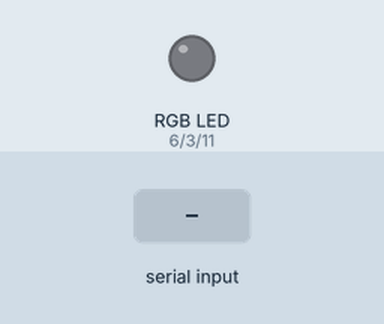
Bench run of a sketch on a simulated Arduino Uno, built with avr-gcc and run on an emulated ATmega328P. Shown: an RGB LED mixed from three pins (HIGH = lit). The inputs (shaded band) are chosen by the test bench. What the sketch prints to the serial monitor is not drawn.

Above: at 1.2 s.
1.3 s: "red" received over Serial
At 3.3 s:
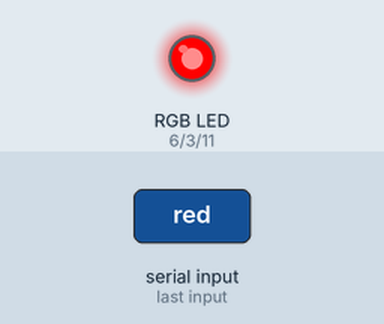
3.8 s: "blue" received over Serial
At 5.2 s:
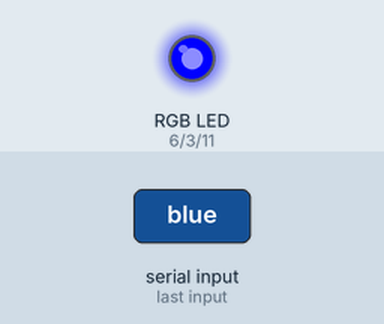
6.3 s: "green" received over Serial
At 8.3 s:
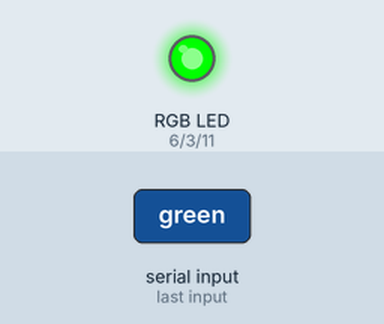
Timing chart, 0 to 9.8 s (numbered marks = the images above; inputs shaded):
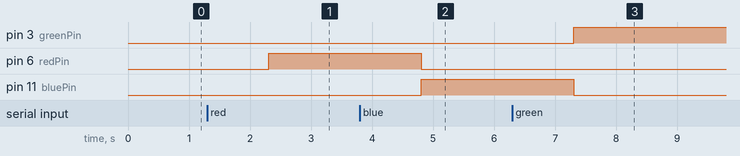

Measured:
- after the input at 1.3 s, pin 6 (redPin): LOW → HIGH after 1.0 s
- after the input at 3.8 s, pin 6 (redPin): HIGH → LOW after 1.0 s; pin 11 (bluePin): LOW → HIGH after 1.0 s
- after the input at 6.3 s, pin 3 (greenPin): LOW → HIGH after 1.0 s; pin 11 (bluePin): HIGH → LOW after 1.0 s

The sketch:

20_rgb_led.ino
```cpp
int redPin = 6;
int greenPin = 3;
int bluePin = 11;
String msg = "What color do you want? ";
String myColor;

void setup() {
  // put your setup code here, to run once:
Serial.begin(9600);

pinMode(redPin, OUTPUT);
pinMode(greenPin, OUTPUT);
pinMode(bluePin, OUTPUT);
}

void loop() {
  // put your main code here, to run repeatedly:
Serial.print(msg);

while(Serial.available() == 0) {}

myColor = Serial.readString();
Serial.println(myColor);

if(myColor == "red" || myColor == "Red" || myColor == "RED")
{
  digitalWrite(redPin, HIGH);
  digitalWrite(greenPin, LOW);
  digitalWrite(bluePin, LOW);
}

if(myColor == "blue" || myColor == "Blue" || myColor == "BLUE")
{
  digitalWrite(redPin, LOW);
  digitalWrite(greenPin, LOW);
  digitalWrite(bluePin, HIGH);
}

if(myColor == "green" || myColor == "Green" || myColor == "GREEN")
{
  digitalWrite(redPin, LOW);
  digitalWrite(greenPin, HIGH);
  digitalWrite(bluePin, LOW);
}

if(myColor == "off" || myColor == "Off" || myColor == "OFF")
{
  digitalWrite(redPin, LOW);
  digitalWrite(greenPin, LOW);
  digitalWrite(bluePin, LOW);
}

if(myColor == "aqua" || myColor == "Aqua" || myColor == "AQUA")
{
  digitalWrite(redPin, LOW);
  analogWrite(greenPin, 255);
  analogWrite(bluePin, 255);
}

if(myColor == "yellow" || myColor == "Yellow" || myColor == "YELLOW")
{
  analogWrite(redPin, 255);
  analogWrite(greenPin, 255);
  analogWrite(bluePin, 0);
}

if(myColor == "magenta" || myColor == "Magenta" || myColor == "MAGENTA")
{
  analogWrite(redPin, 255);
  analogWrite(greenPin, 0);
  analogWrite(bluePin, 2255);
}
}
```
